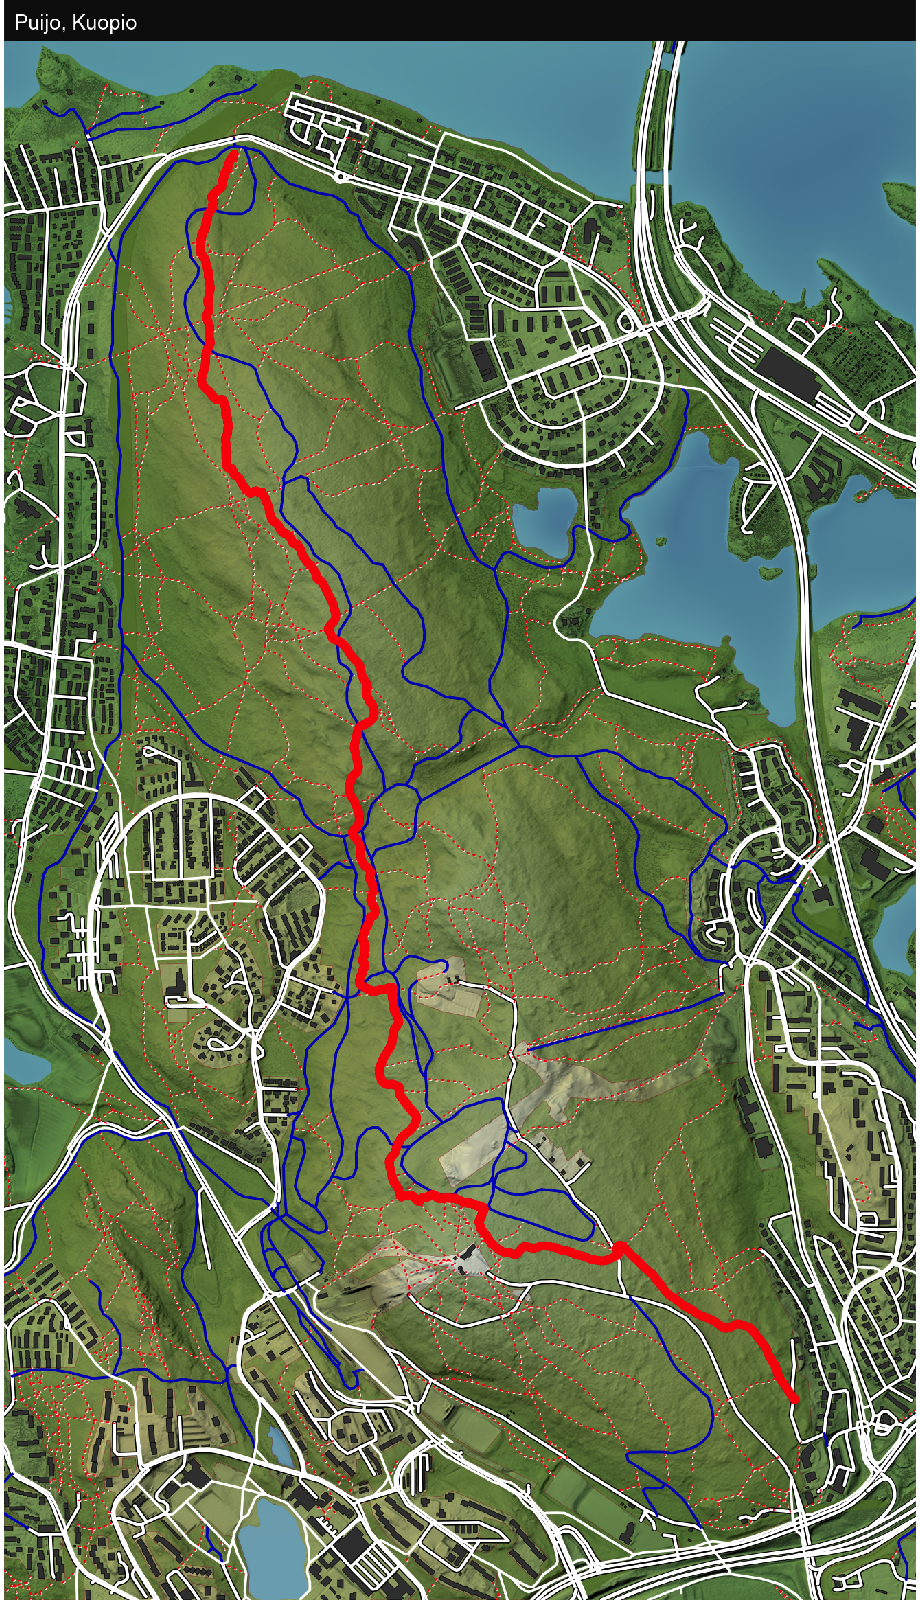

The script that drew this image:
library(magick)
library(rgl)
library(ggplot2)
library(dplyr)
library(sf)
library(osmdata)
library(raster)
library(rayshader)
library(tidyverse)
library(XML)

## TODO ideas
# add layers: Puijo peak, parking spots, wet area layer(?)
# altitude color for the routes?

## Data and map crop ----
r1 <- raster("data/P5114D.tif")
r2 <- raster("data/P5123C.tif")
puijo <- merge(r1,r2)

## For faster test plot, let's downsize the matrix
puijo_mat = raster_to_matrix(puijo)
puijo_small = resize_matrix(puijo_mat,0.25)

## Map crop
long_range   = c(27.62897146535266, 27.68218648738935)
lat_range = c(62.90088418734646, 62.94245554397741)

convert_coords = function(lat,long, from = CRS("+init=epsg:4326"), to) {
  data = data.frame(long=long, lat=lat)
  coordinates(data) <- ~ long+lat
  proj4string(data) = from
  #Convert to coordinate system specified by EPSG code
  xy = data.frame(sp::spTransform(data, to))
  colnames(xy) = c("x","y")
  return(unlist(xy))
}
crs(puijo)
utm_bbox = convert_coords(lat = lat_range, long=long_range, to = crs(puijo))
utm_bbox
extent(puijo)

## Basemap ----
extent_zoomed = extent(utm_bbox[1], utm_bbox[2], utm_bbox[3], utm_bbox[4])
puijo_zoom = crop(puijo, extent_zoomed)
puijo_zoom_mat = raster_to_matrix(puijo_zoom)

base_map = puijo_zoom_mat %>% 
  height_shade() %>%
  add_overlay(sphere_shade(puijo_zoom_mat, texture = "imhof1", colorintensity = 5), alphalayer=0.5) %>%
  add_shadow(lamb_shade(puijo_zoom_mat), 0) %>%
  add_shadow(ambient_shade(puijo_zoom_mat),0) %>% 
  add_shadow(texture_shade(puijo_zoom_mat,detail=8/10,contrast=9,brightness = 11), 0.1)

plot_map(base_map)


## Strava gpx to map -----
source("gpx_to_points.R") ## function to trasform gpx to sf object
df_strava <- gpx_to_pts("data/Morning_Ride.gpx")
strava <- st_transform(df_strava, crs = crs(puijo))

## Check route and filter by time 
ggplot(strava[strava$time > "2022-03-11 09:02:00" & strava$time < "2022-03-11 09:38:50",]) + 
  geom_sf() 
strava <- strava[strava$time > "2022-03-11 09:03:00" & strava$time < "2022-03-11 09:39:00",]


## Add Features -----
osm_bbox = c(long_range[1],lat_range[1], long_range[2],lat_range[2])

# ## Testing new layers
# osm_new_layer <- opq(osm_bbox) %>% 
#   add_osm_feature("water") %>% 
#   osmdata_sf() 
# osm_new_layer <- st_transform(osm_new_layer$osm_polygons, crs=crs(puijo))
# new_layer <- generate_polygon_overlay(osm_new_layer, extent = extent_zoomed, palette = "skyblue2", linecolor = "skyblue2", heightmap = puijo_zoom_mat)

### Trails layer ----
puijo_highway <- opq(osm_bbox) %>% 
  add_osm_feature("highway") %>% 
  osmdata_sf() 
puijo_lines = st_transform(puijo_highway$osm_lines, crs=crs(puijo))

# unique(puijo_lines$highway)

puijo_trails = puijo_lines %>% 
  filter(highway %in% c("path","bridleway"))
puijo_roads = puijo_lines %>% 
  filter(highway %in% c("unclassified", "secondary","secondary_link", "tertiary", "residential", "service"))
puijo_motorway = puijo_lines %>% 
  filter(highway %in% c("motorway", "motorway_link"))
puijo_track <- puijo_lines %>% 
  filter(highway %in% c("track"))
puijo_cycleway <- puijo_lines %>% 
  filter(highway %in% c("cycleway"))

layer_trails = generate_line_overlay(puijo_roads,extent = extent_zoomed,
                                     linewidth = 10, color="black",
                                     heightmap = puijo_zoom_mat) %>% 
  add_overlay(generate_line_overlay(puijo_roads,extent = extent_zoomed,
                                    linewidth = 6, color="white",
                                    heightmap = puijo_zoom_mat)) %>% 
  add_overlay(generate_line_overlay(puijo_trails,extent = extent_zoomed,
                                    linewidth = 3, color="white", lty=3, offset = c(2,-2),
                                    heightmap = puijo_zoom_mat)) %>%
  add_overlay(generate_line_overlay(puijo_trails,extent = extent_zoomed,
                                    linewidth = 3, color="red", lty=3,
                                    heightmap = puijo_zoom_mat)) %>% 
  add_overlay(generate_line_overlay(puijo_motorway, extent = extent_zoomed,
                                    linewidth = 10, color = "black",
                                    heightmap = puijo_zoom_mat)) %>% 
  add_overlay(generate_line_overlay(puijo_motorway, extent = extent_zoomed,
                                    linewidth = 7, color = "white",
                                    heightmap = puijo_zoom_mat)) %>% 
  add_overlay(generate_line_overlay(puijo_track, extent = extent_zoomed,
                                    linewidth = 5, color = "blue3",
                                    heightmap = puijo_zoom_mat))%>% 
  add_overlay(generate_line_overlay(puijo_cycleway, extent = extent_zoomed,
                                    linewidth = 5, color = "white",
                                    heightmap = puijo_zoom_mat))


### Waterway layer -----
puijo_water_lines <- opq(osm_bbox) %>% 
  add_osm_feature("waterway") %>% 
  osmdata_sf() 
puijo_streams <- st_transform(puijo_water_lines$osm_lines,crs=crs(puijo)) 
layer_stream <-  generate_line_overlay(puijo_streams,extent = extent_zoomed,
                                     linewidth = 4, color="skyblue2", 
                                     heightmap = puijo_zoom_mat)

### Natural (water, woods) layer -----
puijo_natural = opq(osm_bbox) %>% 
  add_osm_feature("natural") %>% 
  osmdata_sf() 

## Multipolygons
puijo_natural1 <- st_transform(puijo_natural$osm_multipolygons, crs=crs(puijo))

puijo_water <-  puijo_natural1 %>% 
  filter(natural %in% c("water"))
layer_water1 <- generate_polygon_overlay(puijo_water, extent = extent_zoomed, palette = "skyblue2", linecolor = "skyblue2", heightmap = puijo_zoom_mat)

puijo_wood <- puijo_natural1 %>% 
  filter(natural %in% c("wood"))
layer_wood1 <- generate_polygon_overlay(puijo_wood, extent = extent_zoomed, palette = "darkolivegreen4", linecolor = "brown", heightmap = puijo_zoom_mat)

## polygons
puijo_natural2 <- st_transform(puijo_natural$osm_polygons, crs=crs(puijo))

puijo_water2 <-  puijo_natural2 %>% 
  filter(natural %in% c("water"))
layer_water2 <- generate_polygon_overlay(puijo_water2, extent = extent_zoomed, palette = "skyblue2", linecolor = "skyblue2", heightmap = puijo_zoom_mat)

layer_scrub <-  puijo_natural2 %>%
  filter(natural %in% c("scrub"))
layer_scrub <- generate_polygon_overlay(layer_scrub, extent = extent_zoomed, palette = "darkolivegreen4", linecolor = "darkolivegreen4", heightmap = puijo_zoom_mat)

# puijo_newlayer2 <-  puijo_natural2 %>%
#   filter(natural %in% c("bare_rock"))
# puijo_newlayer2 <- generate_polygon_overlay(puijo_newlayer2, extent = extent_zoomed, palette = "yellow", linecolor = "skyblue2", heightmap = puijo_zoom_mat)

### Building layer -----
puijo_building = opq(osm_bbox) %>% 
  add_osm_feature("building") %>% 
  osmdata_sf() 
layer_buildings = st_transform(puijo_building$osm_polygons,crs=crs(puijo))
layer_buildings = generate_polygon_overlay(layer_buildings, extent = extent_zoomed,
                                          heightmap = puijo_zoom_mat, palette="grey30") 





## Final map with features -----
base_map %>% 
  add_overlay(layer_water1, alphalayer = 0.8) %>%
  add_overlay(layer_water2, alphalayer = 0.8) %>%
  add_overlay(layer_stream, alphalayer = 0.8) %>%
  add_overlay(layer_wood1, alphalayer = 0.7) %>%
  add_overlay(layer_scrub, alphalayer = 0.9) %>%
  add_overlay(layer_buildings) %>%
  add_overlay(layer_trails) %>%
  add_overlay(generate_line_overlay(strava,
                                    extent = extent_zoomed,
                                    linewidth = 10, 
                                    color="red",
                                    heightmap = puijo_zoom_mat)) %>% 
  plot_map(title_text = "Puijo, Kuopio. Data: Maanmittauslaitos Maastotietokanta 03/2022 & OpenStreetMap.org", title_offset = c(15,15),
           title_bar_color = "grey5", title_color = "white", title_bar_alpha = 1)

#### Final 3d map -----
base_map %>% 
  add_overlay(layer_water1, alphalayer = 0.8) %>%
  add_overlay(layer_water2, alphalayer = 0.8) %>%
  add_overlay(layer_stream, alphalayer = 0.8) %>%
  add_overlay(layer_wood1, alphalayer = 0.7) %>%
  add_overlay(layer_scrub, alphalayer = 0.9) %>%
  add_overlay(layer_buildings) %>%
  add_overlay(layer_trails) %>%
  add_overlay(generate_line_overlay(strava,
                                    extent = extent_zoomed,
                                    linewidth = 10, 
                                    color="red",
                                    heightmap = puijo_zoom_mat)) %>% 
  plot_3d(puijo_zoom_mat, windowsize=c(1200,800))
render_camera(theta=240,  phi=30, zoom=0.4,  fov=60)
render_snapshot()


#### To Movie ----
if(interactive()) {
  filename_movie = "puijo_trailmap.mp4" #tempfile()
  
  #By default, the function produces a 12 second orbit at 30 frames per second, at 30 degrees azimuth.
  # \donttest{
  # montereybay %>%
  #   sphere_shade(texture="imhof1") %>%
  #   plot_3d(montereybay, zscale=50, water = TRUE, watercolor="imhof1", 
  #           waterlinecolor="white", waterlinealpha=0.5)
  base_map %>% 
    add_overlay(layer_water1, alphalayer = 0.8) %>%
    add_overlay(layer_water2, alphalayer = 0.8) %>%
    add_overlay(layer_stream, alphalayer = 0.8) %>%
    add_overlay(layer_wood1, alphalayer = 0.7) %>%
    add_overlay(layer_scrub, alphalayer = 0.9) %>%
    add_overlay(layer_buildings) %>%
    add_overlay(layer_trails) %>%
    add_overlay(generate_line_overlay(strava,
                                      extent = extent_zoomed,
                                      linewidth = 10, 
                                      color="red",
                                      heightmap = puijo_zoom_mat)) %>% 
    plot_3d(puijo_zoom_mat, windowsize=c(1200,800))
  #Un-comment the following to run:
  render_movie(filename = filename_movie, zoom = .4, fov = 60)
}
